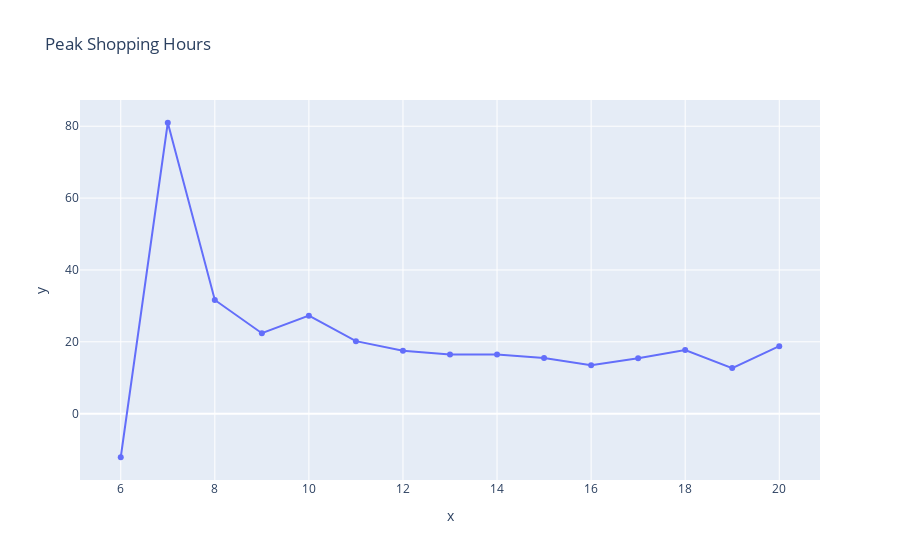

This figure's notebook cell:
### Code cell
peakhour = df.groupby('Hour')['Sales'].mean().reset_index()
fig = px.line(x=peakhour['Hour'] , y=peakhour['Sales'] , markers=True , title='Peak Shopping Hours')
fig.write_html("peakhour.html")
fig.show()

### Figure 1 — Plotly figure (JSON) as saved in the notebook; plotly's stock layout.template omitted (floating-point values rounded to 4 significant figures)
{"data": [{"hovertemplate": "x=%{x}<br>y=%{y}<extra></extra>", "legendgroup": "", "line": {"color": "#636efa", "dash": "solid"}, "marker": {"symbol": "circle"}, "mode": "lines+markers", "name": "", "orientation": "v", "showlegend": false, "type": "scatter", "x": [6, 7, 8, 9, 10, 11, 12, 13, 14, 15, 16, 17, 18, 19, 20], "xaxis": "x", "y": [-12.13, 80.96, 31.64, 22.39, 27.27, 20.19, 17.54, 16.49, 16.45, 15.48, 13.48, 15.42, 17.71, 12.68, 18.8], "yaxis": "y"}], "layout": {"legend": {"tracegroupgap": 0}, "title": {"text": "Peak Shopping Hours"}, "xaxis": {"anchor": "y", "domain": [0, 1], "title": {"text": "x"}}, "yaxis": {"anchor": "x", "domain": [0, 1], "title": {"text": "y"}}}}
